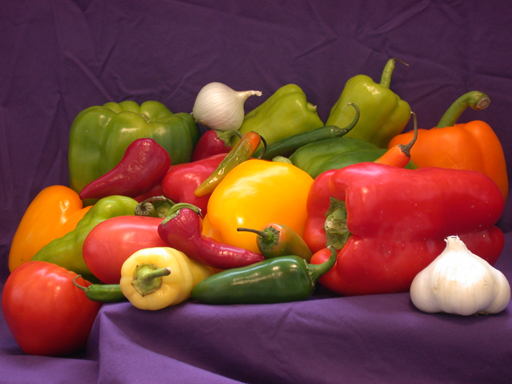
#> input picture peppers.png, 512 x 384 px
$ python symmetic.py
#> lines starting #> are read from the running program, lines starting #| are printed output that depends on the picture
import cv2
import numpy as np

img = cv2.imread('peppers.png')
#> img is the input picture: shape (384, 512, 3); mean B, G, R 57.6, 66.4, 120.8

# Create a vertically symmetric image. flip(img, 0) function creates a vertically symmetric image by flipping the input image (img) around the horizontal axis. The second argument 0 indicates the axis of flipping, where 0 stands for vertical flipping.
symmetric_vertical = cv2.flip(img, 0)
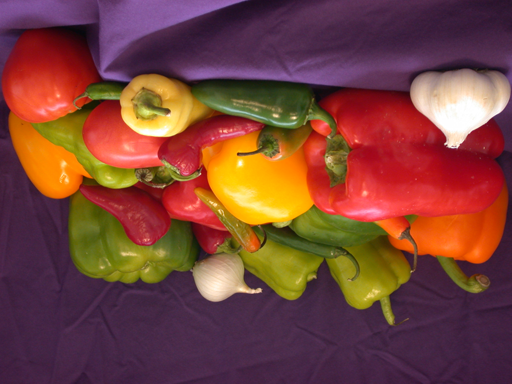
#> symmetric_vertical: shape (384, 512, 3); mean B, G, R 57.6, 66.4, 120.8

# Create a horizontally symmetric image. flip(img, 1) function creates a horizontally symmetric image by flipping the input image (img) around the vertical axis. The second argument 1 indicates the axis of flipping, where 1 stands for horizontal flipping.
symmetric_horizontal = cv2.flip(img, 1)
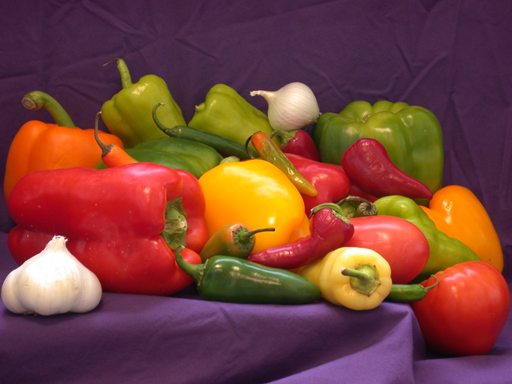
#> symmetric_horizontal: shape (384, 512, 3); mean B, G, R 57.6, 66.4, 120.8

cv2.imshow('original', img)
cv2.imshow('Symmetric Vertical', symmetric_vertical)
cv2.imshow('Symmetric Horizontal', symmetric_horizontal)

cv2.waitKey(0)
cv2.destroyAllWindows()

$ run again, with im3.bmp saved as peppers.png
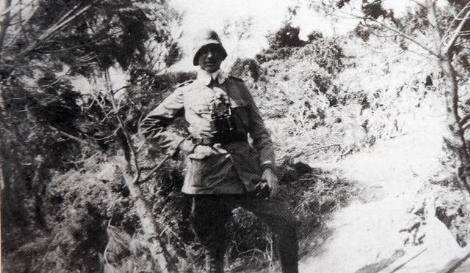
#> input picture im3.bmp, 470 x 273 px
#> img is the input picture: shape (273, 470, 3); mean B, G, R 132.4, 132.3, 133.7
#> `symmetric_vertical = cv2.flip(img, 0)`:
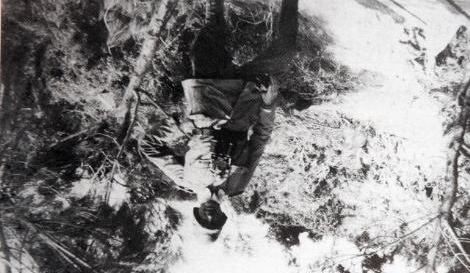
#> symmetric_vertical: shape (273, 470, 3); mean B, G, R 132.4, 132.3, 133.7
#> `symmetric_horizontal = cv2.flip(img, 1)`:
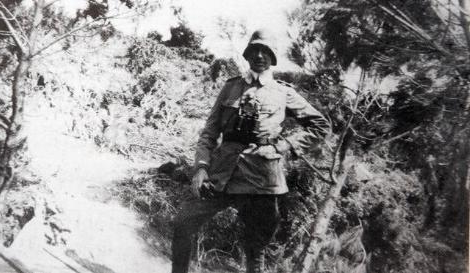
#> symmetric_horizontal: shape (273, 470, 3); mean B, G, R 132.4, 132.3, 133.7

$ run again, with noisy1.jpg saved as peppers.png
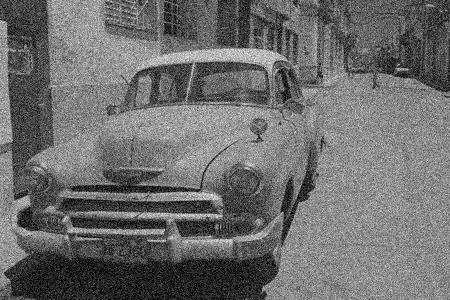
#> input picture noisy1.jpg, 450 x 300 px
#> img is the input picture: shape (300, 450, 3); min 0, max 255, mean 109.4
#> `symmetric_vertical = cv2.flip(img, 0)`:
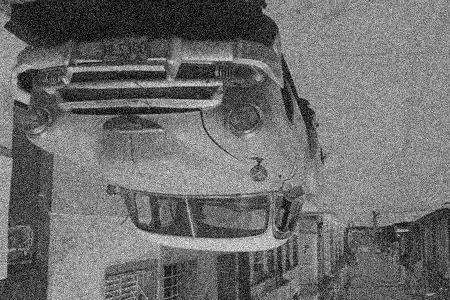
#> symmetric_vertical: shape (300, 450, 3); min 0, max 255, mean 109.4
#> `symmetric_horizontal = cv2.flip(img, 1)`:
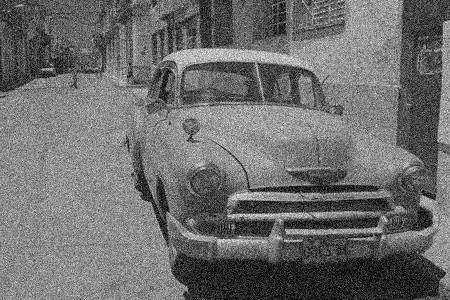
#> symmetric_horizontal: shape (300, 450, 3); min 0, max 255, mean 109.4
